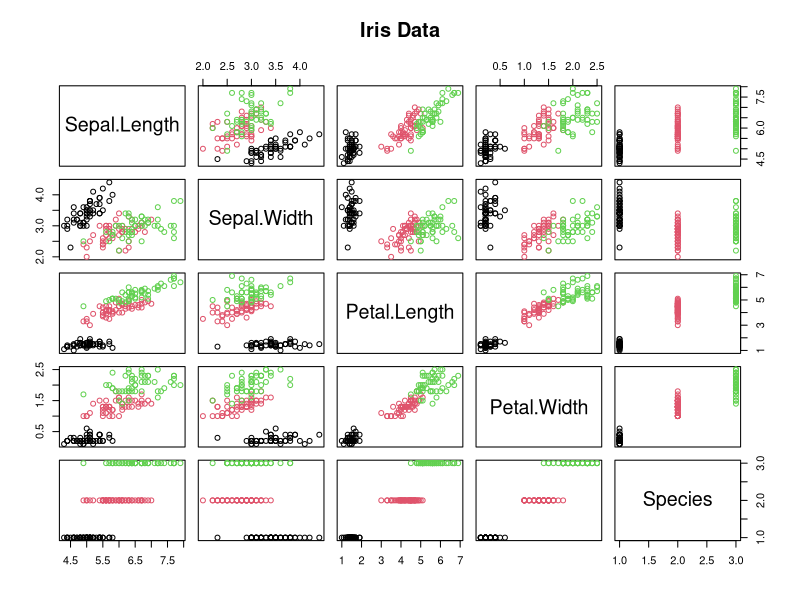
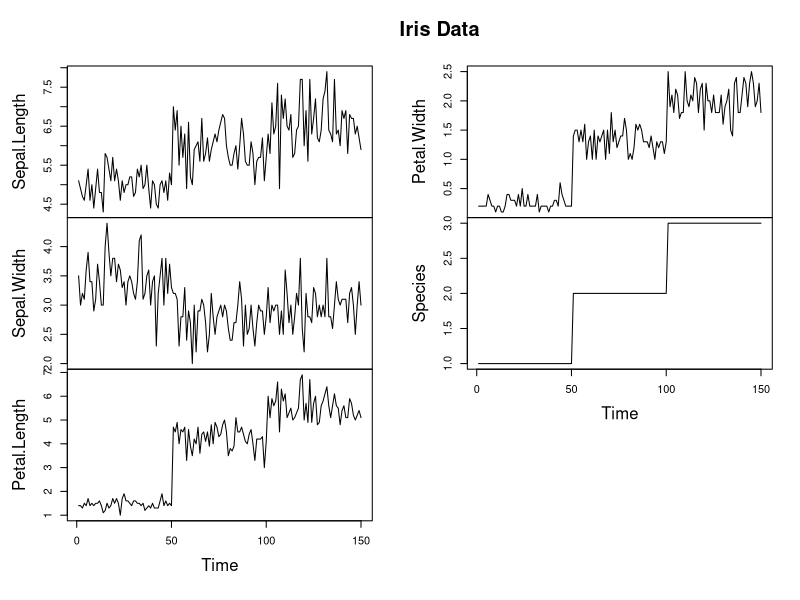
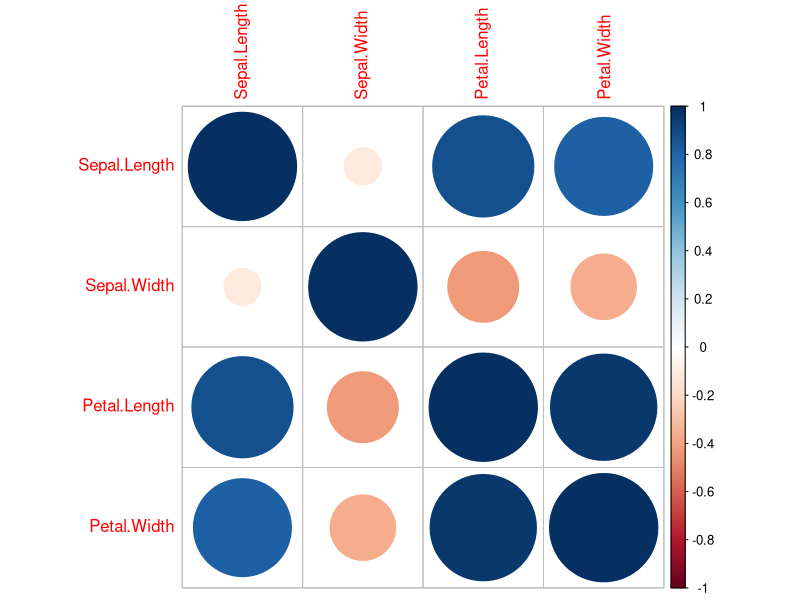

Generate these figures, in order, with R:
## ---- chunk 1
iris
## ---- chunk 2
summary(iris)
## ---- chunk 3
pairs(main="Iris Data", iris, col=iris$Species)
## ---- chunk 4
plot.ts(main="Iris Data", iris)
## ---- chunk 5
d <- data.frame(Sepal.Length = iris$Sepal.Length, Sepal.Width = iris$Sepal.Width, Petal.Length = iris$Petal.Length, Petal.Width = iris$Petal.Width)
m <- cor(d)
library('corrplot')
corrplot(m, method="circle")
## ---- chunk 6
testidx <- which(1:length(iris[,1])%%3==0)
## ---- chunk 7
iristrain <- iris[-testidx,]
iristest <- iris[testidx,]

train_input <- as.matrix(iristrain[,-5])
train_output <- as.vector(iristrain[,5])
test_input <- as.matrix(iristest[,-5])
## ---- chunk 8
library(class)
predict <- knn(train_input, test_input, train_output, k=10)
table(predict, iristest$Species)
## ---- chunk 9
train <- rbind(iris3[1:25,,1], iris3[1:25,,2], iris3[1:25,,3])
test <- rbind(iris3[26:50,,1], iris3[26:50,,2], iris3[26:50,,3])
cl <- factor(c(rep("s",25), rep("c",25), rep("v",25)))
require(class)
iris_pred <- knn(train, test, cl, k = 3, prob=TRUE)
iris_pred
